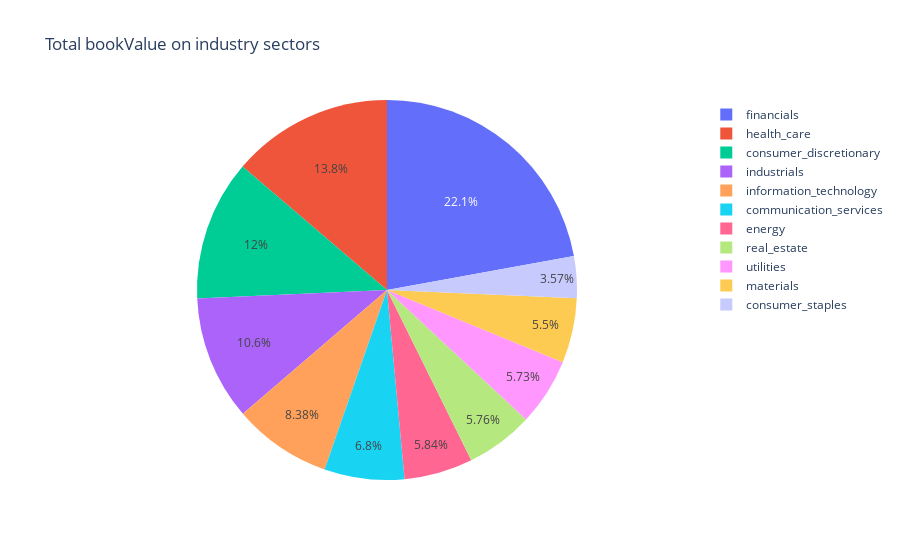

The code cell stored with this chart in its notebook:
### Code cell
pie(column = 'bookValue',data_type='total')

### Figure 1 — Plotly figure (JSON) as saved in the notebook; plotly's stock layout.template omitted (floating-point values rounded to 4 significant figures)
{"data": [{"domain": {"x": [0, 1], "y": [0, 1]}, "hoverlabel": {"namelength": 0}, "hovertemplate": "label=%{label}<br>bookValue=%{value}", "labels": ["communication_services", "consumer_discretionary", "consumer_staples", "energy", "financials", "health_care", "industrials", "information_technology", "materials", "real_estate", "utilities"], "legendgroup": "", "name": "", "showlegend": true, "type": "pie", "values": [1124.0, 1978.0, 589.4, 964.7, 3656.0, 2272.0, 1747.0, 1384.0, 908.2, 951.9, 945.9]}], "layout": {"legend": {"tracegroupgap": 0}, "title": {"text": "Total bookValue on industry sectors"}}}
